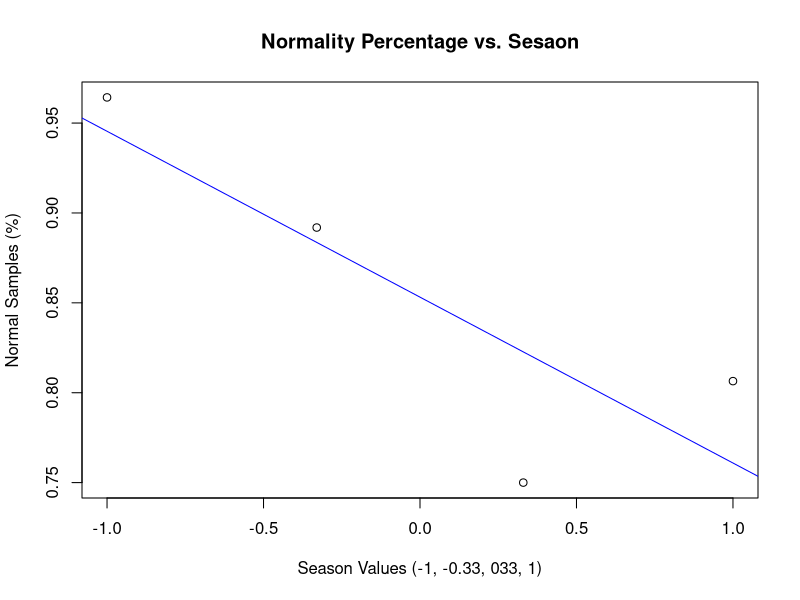
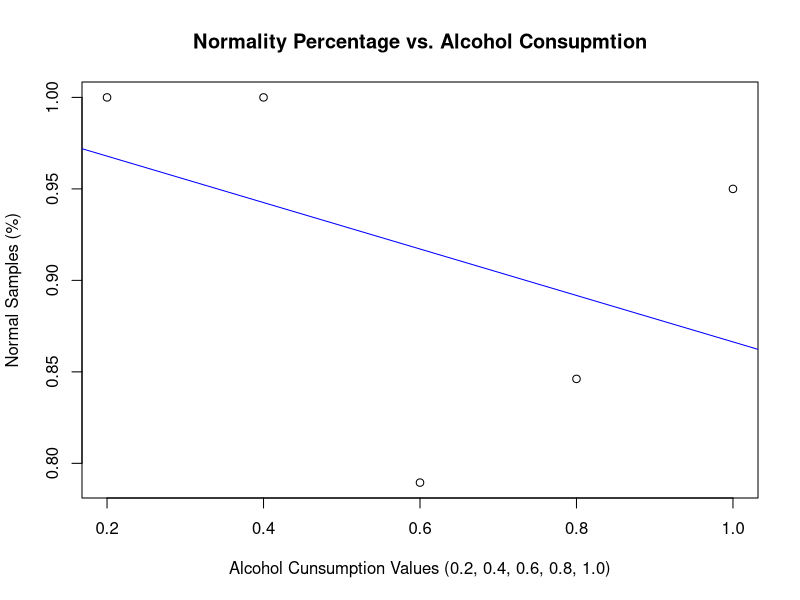
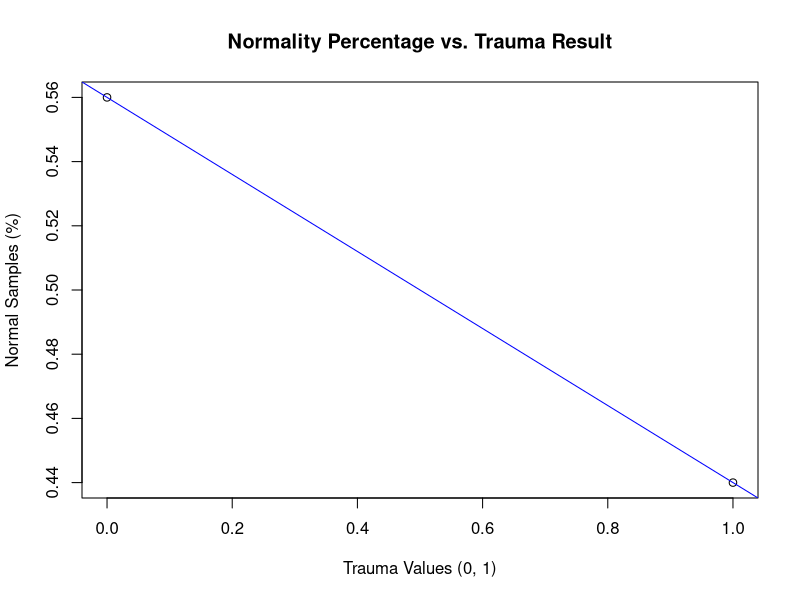

Generate these figures, in order, with R:
## Cameron Watson ## STAT 383 ## Project ## December 8, 2023 ##
###############################################################
## Code Requirements ##
# package: readxl - Installed 
# working directory set to folder installed from GitHub #
###############################################################

# R maintenance, clean consol, environment, set directory, and import packages
cat("\f")
rm(list = ls())
library(readxl)

# The data file is read into R, and then converted into manipulable vectors for each variable
data = read_excel('converted_Data.xlsx')

# The sample outcome is changed to one's and zero's
normality <- vector(length = 100)
for (i in 1:100) {
  if (data[i, 10] == 'N') normality[i] <- 1
  else normality[i] <- 0 }

# The other nine variables
season <- age <- disease <- trauma <- surgery <- fevers <- alcohol <- smoking <- sitting <- vector(length = 100)
for (i in 1:100) {
  season[i] <- as.numeric(data[i,1])
  age[i] <- as.numeric(data[i,2])
  disease[i] <- as.numeric(data[i,3])
  trauma[i] <- as.numeric(data[i,4])
  surgery[i] <- as.numeric(data[i,5])
  fevers[i] <- as.numeric(data[i,6])
  alcohol[i] <- as.numeric(data[i,7])
  smoking[i] <- as.numeric(data[i,8])
  sitting[i] <- as.numeric(data[i,9])
}

# The correlation coefficients are calculated using "cor()"
# The coeefficients calculated are for each of the 9 variables with respect to "normality"
cor_season = cor(season, normality) # -0.1924
cor_age = cor(age, normality) # -0.1152
cor_disease = cor(disease, normality) # 0.0403
cor_trauma = cor(trauma, normality) # 0.1413
cor_surgery = cor(surgery, normality) # 0.0542
cor_fevers = cor(fevers, normality) # 0.1214
cor_alcohol = cor(alcohol, normality) # 0.1448
cor_smoking = cor(smoking, normality) # -0.0489
cor_sitting = cor(sitting, normality) # -0.0230

# These are then printed to the consol for user viewing
cat("// Correlation Values //", "\nSeason: ", cor_season, "\nAge: ", cor_age,
    "\nDisease: ", cor_disease, "\nTrauma: ", cor_trauma, "\nSurgery: ",
    cor_surgery, "\nFevers: ", cor_fevers, "\nAlcohol: ", cor_alcohol,
    "\nSmoking: ", cor_smoking, "\nSitting: ", cor_sitting, "\n")

# All hypothesis testing is done with "t.test()"
# Hypothesis testing is done to evaluate if the average of testing results within
# a season are the same out of that season

# A set of vectors for each season are made which are then filled with the 
# correlating normality results
winter <- not_winter <- vector()
spring <- not_spring <- vector()
summer <- not_summer <- vector()
fall <- not_fall <- vector()
for (i in 1:100) {
  if (season[i] == -1) winter <- c(winter, normality[i])
  else not_winter <- c(not_winter, normality[i])
  if (season[i] == -0.33) spring <- c(spring, normality[i])
  else not_spring <- c(not_spring, normality[i])
  if (season[i] == 0.33) summer <- c(summer, normality[i])
  else not_summer <- c(not_summer, normality[i])
  if (season[i] == 1) fall <- c(fall, normality[i])
  else not_fall <- c(not_fall, normality[i])
}
test_winter <- t.test(winter, not_winter, conf.level = 0.95)
test_spring <- t.test(spring, not_spring, conf.level = 0.95)
test_summer <- t.test(summer, not_summer, conf.level = 0.95)
test_fall <- t.test(fall, not_fall, conf.level = 0.95)

# The p-values are shown to the user
cat("// Hypothesis Testing for Seasons - p-values //\nConfidence Level is 0.95
    \nWinter: ", test_winter$p.value, "\nSpring: ", test_spring$p.value, 
    "\nSummer: ", test_summer$p.value, "\nFall : ", test_fall$p.value, "\n")

# The next hypothesis testing is to see if the average normality result is different
# for light drinkers (up to one drink a week) and consistent drinkers (anything over)

# Two vectors are made to store the relevant normality results
consistent_drinkers <- light_drinkers <- vector()
for (i in 1:100) {
  temp = alcohol[i] #temporary value
  if (temp == 0.8 | temp == 1) {
    light_drinkers <- c(light_drinkers, normality[i])
  }
  if (temp == 0.2 | temp == 0.4 | temp == 0.6) {
    consistent_drinkers <- c(consistent_drinkers, normality[i])
  }
}
test_drinkers <- t.test(consistent_drinkers, light_drinkers)

# The results are shown to the user
cat("// Hypothesis Testing for Alcohol Consumption //\nConfidence Level is 0.95
p-value: ", test_drinkers$p.value, "\n")

# The final hypothesis test is done for trauma following similar procedures 
trauma_y <- trauma_n <- vector()
for (i in 1:100) {
  if (trauma[i] == 1) trauma_y <- c(trauma_y, normality[i])
  if (trauma[i] == 0) trauma_n <- c(trauma_n, normality[i])
}
test_trauma <- t.test(trauma_y, trauma_n)
cat("// Hypothesis Testing for Trauma //\nConfidence Level is 0.95
p-value: ", test_trauma$p.value, "\n")

# Linear regression is conducted on data relating to the hypothesis testing
# Average hypothesis testing for each season is plotted along the value that month holds
mu_winter <- sum(winter == 1) / length(winter)
mu_spring <- sum(spring == 1) / length(spring)
mu_summer <- sum(summer == 1) / length(summer)
mu_fall <- sum(fall == 1) / length(fall)

# put into vectors that can be used with "plot()"
season_mu <- c(mu_winter, mu_spring, mu_summer, mu_fall)
season_value <- c(-1, -0.33, 0.33, 1)
plot(season_value, season_mu,
     main = "Normality Percentage vs. Sesaon", 
     xlab = "Season Values (-1, -0.33, 033, 1)", 
     ylab = "Normal Samples (%)")

# Linear regression for this data is found, added to the plot, and then the 
# results are show to the user
season_lm <- lm(season_mu ~ season_value)
abline(season_lm, col = "blue")
cat("// Regression for Seasons //")
print(summary(season_lm))

# The average result for different categories for drinkers undergoes a similar process
alcohol_0.2 <- alcohol_0.4 <- alcohol_0.6 <- alcohol_0.8 <- alcohol_1.0 <- vector()
for (i in 1:100) {
  temp <- alcohol[i]
  norm <- normality[i]
  if (temp == 0.2) alcohol_0.2 <- c(alcohol_0.2, norm)
  if (temp == 0.4) alcohol_0.4 <- c(alcohol_0.4, norm)
  if (temp == 0.6) alcohol_0.6 <- c(alcohol_0.6, norm)
  if (temp == 0.8) alcohol_0.8 <- c(alcohol_0.8, norm)
  if (temp == 1.0) alcohol_1.0 <- c(alcohol_1.0, norm)
}
alcohol_0.2_mu <- sum(alcohol_0.2 == 1) / length(alcohol_0.2)
alcohol_0.4_mu <- sum(alcohol_0.4 == 1) / length(alcohol_0.4)
alcohol_0.6_mu <- sum(alcohol_0.6 == 1) / length(alcohol_0.6)
alcohol_0.8_mu <- sum(alcohol_0.8 == 1) / length(alcohol_0.8)
alcohol_1.0_mu <- sum(alcohol_1.0 == 1) / length(alcohol_1.0)
drinkers_mu <- c(alcohol_0.2_mu, alcohol_0.4_mu, alcohol_0.6_mu, alcohol_0.8_mu, alcohol_1.0_mu)
drinkers_value <- c(0.2, 0.4, 0.6, 0.8, 1.0)
plot(drinkers_value, drinkers_mu, 
     main = "Normality Percentage vs. Alcohol Consupmtion", 
     xlab = "Alcohol Cunsumption Values (0.2, 0.4, 0.6, 0.8, 1.0)", 
     ylab = "Normal Samples (%)")
drinkers_lm <- lm(drinkers_mu ~ drinkers_value)
abline(drinkers_lm, col = "blue")
cat("// Regression for Alcohol Concumation //")
print(summary(drinkers_lm))

# The average normality result for having trauma undergoes a similr proces
trauma_y_mu <- sum(trauma == 1) / length(trauma)
trauma_n_mu <- sum(trauma == 0) / length(trauma)
trauma_mu <- c(trauma_y_mu, trauma_n_mu)
trauma_values <- c(1, 0)
plot(trauma_values, trauma_mu, 
     main = "Normality Percentage vs. Trauma Result", 
     xlab = "Trauma Values (0, 1)", 
     ylab = "Normal Samples (%)")
trauma_lm <- lm(trauma_mu ~ trauma_values)
abline(trauma_lm, col = "blue")
cat("// Regression for Trauma //")
print(summary(trauma_lm))

## END ##

